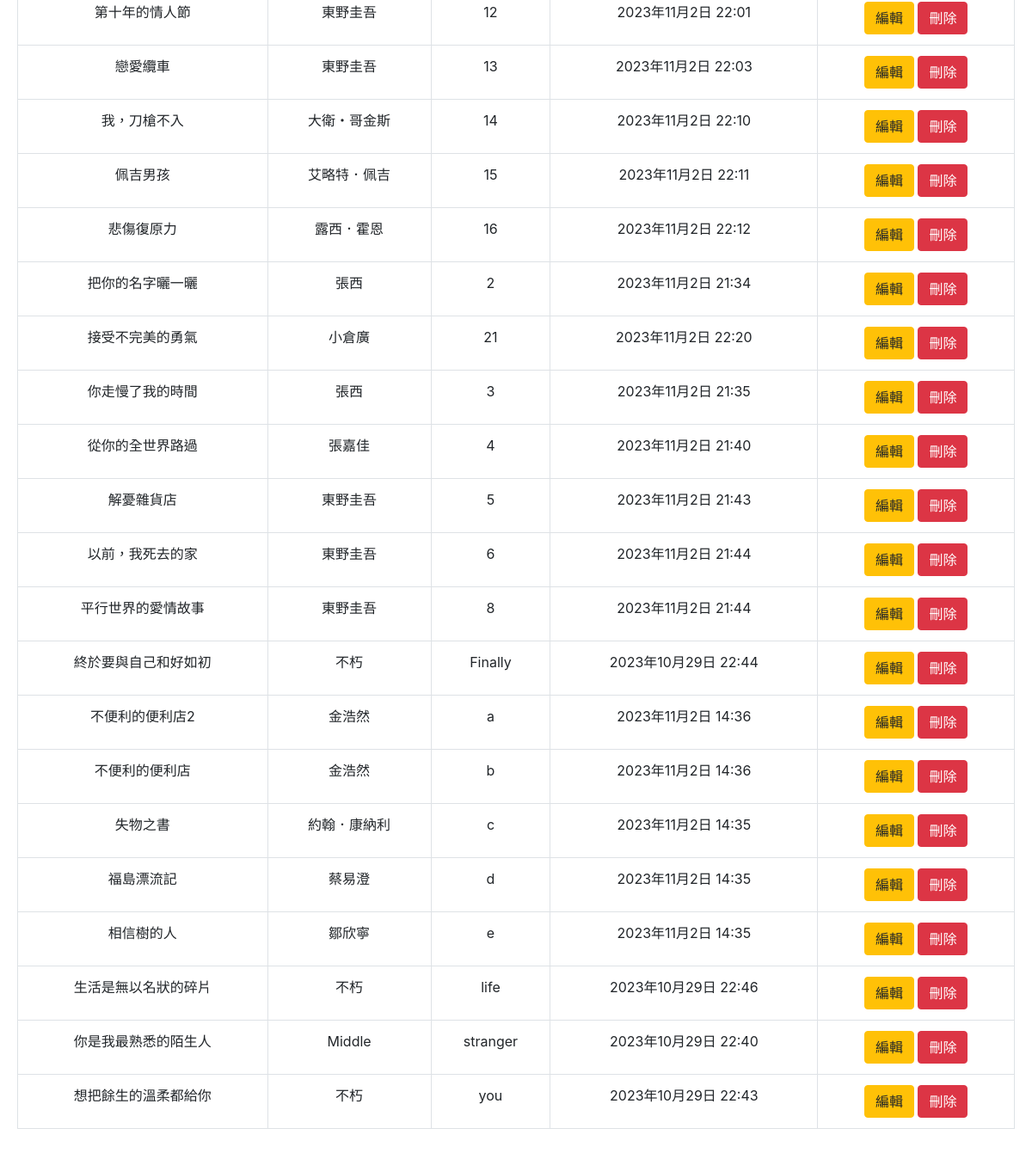
The page /admin_books/ (lower part) on the database as committed earlier.
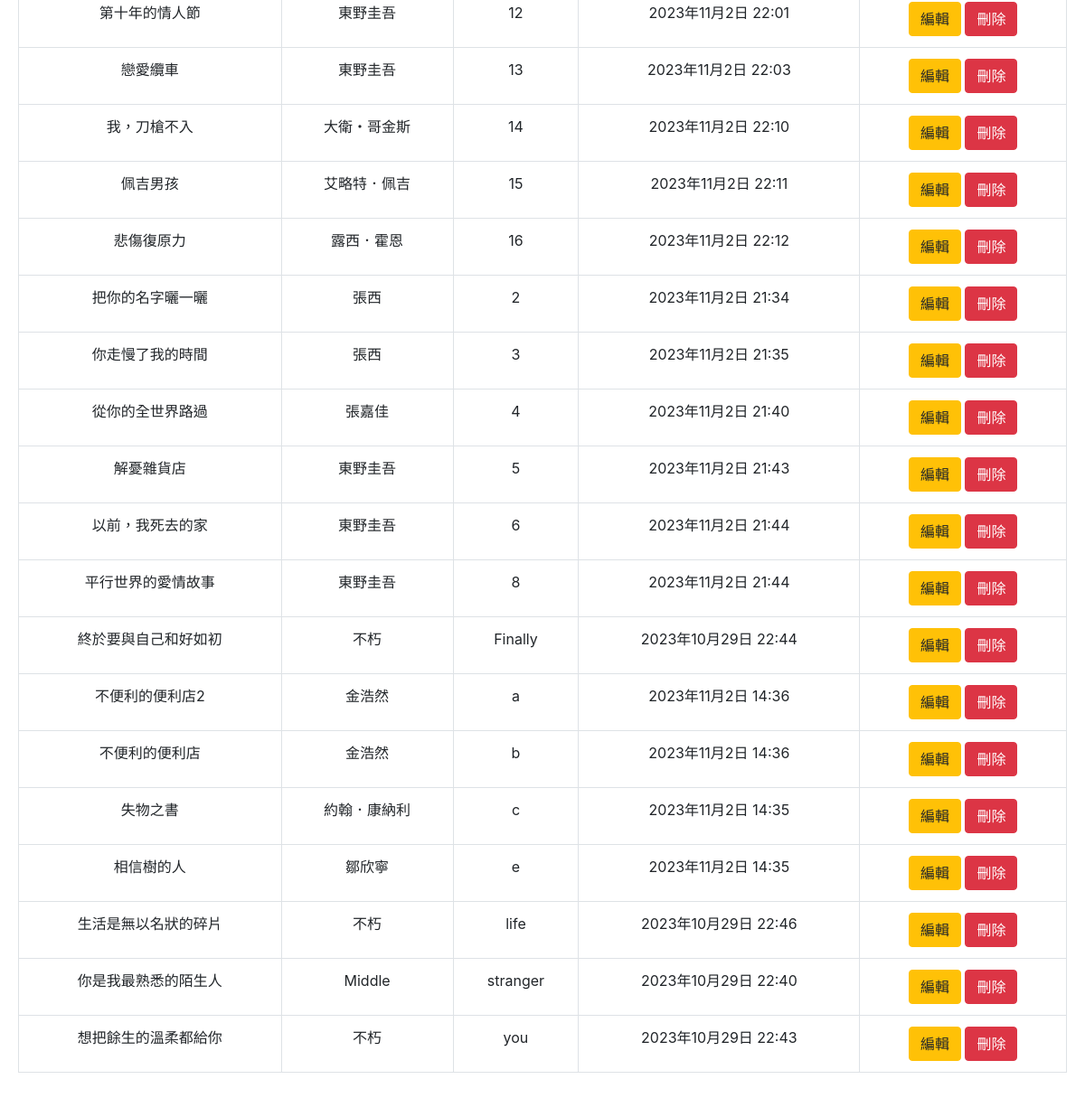
The same page on the database as committed later.
### mysite/models.py (models this page shows, shortened)
class Post(models.Model):
    title = models.CharField(max_length=50)
    slug = models.IntegerField(unique=True)
    pub_date = models.DateTimeField(auto_now_add=True)
    write = models.CharField(max_length=50, blank=True, default='')
    image_url = models.CharField(max_length=255, default='images/1.jpg')  # 指定默认值 # 存储图像路径或 URL
    bookstype=[("一般書籍","一般書籍"),("教學用書","教學用書")]
    category = models.CharField(max_length=20, choices=bookstype, default="一般書籍")
    intro = models.TextField(default="", blank=True)
    photolink = models.TextField(default="", blank=True)
    body = models.TextField()
    isBorrow = models.BooleanField(_("外借中"), default=False)
    pub_date = models.DateTimeField(auto_now_add=True)
    @property
    def formatted_is_borrow(self):
        if self.isBorrow:
            return '<span style="color: white; background-color: #afb0b2; border: 1px solid white; padding: 3px; border-radius: 3px;">外借中</span>'
        else:
            return '<span style="color: white; background-color: #7fade5; border: 1px solid white;padding: 3px; border-radius: 3px;">可借閱</span>'
    formatted_is_borrow.fget.short_description = "外借狀態"
    class Meta:
        ordering = ['slug']

### mysite/views.py (the view)
# urls.py: path('admin_books/', admin_books, name='admin_books'),
def admin_books(request):
    books = Post.objects.all().order_by('slug')
    return render(request, 'admin_books.html', {'books': books})

### templates/admin_books.html (shortened to what this page needs)
<!DOCTYPE html>
<html lang="zh-TW">
<head>
    <link rel="stylesheet" href="https://stackpath.bootstrapcdn.com/bootstrap/4.3.1/css/bootstrap.min.css">
</head>
<body>
    <table class="table table-bordered">
        <tbody>
            {% for book in books %}
                <tr>
                    <td>{{ book.title }}</td>
                    <td>{{ book.write }}</td>
                    <td>{{ book.slug }}</td>
                    <td>{{ book.pub_date }}</td>
                    <td>
                        <a class="btn btn-warning" href="{% url 'admin_books_edit' book.slug %}">編輯</a>
                        <a class="btn btn-danger" href="{% url 'admin_books_delete' book.slug %}">刪除</a>
                    </td>
                </tr>
            {% endfor %}
        </tbody>
    </table>
</body>
</html>

Rows that differ between the two databases and show on the page:
removed Post: title "接受不完美的勇氣", write "小倉廣", slug "21", pub_date "2023年11月2日 22:20"
removed Post: title "福島漂流記", write "蔡易澄", slug "d", pub_date "2023年11月2日 14:35"
